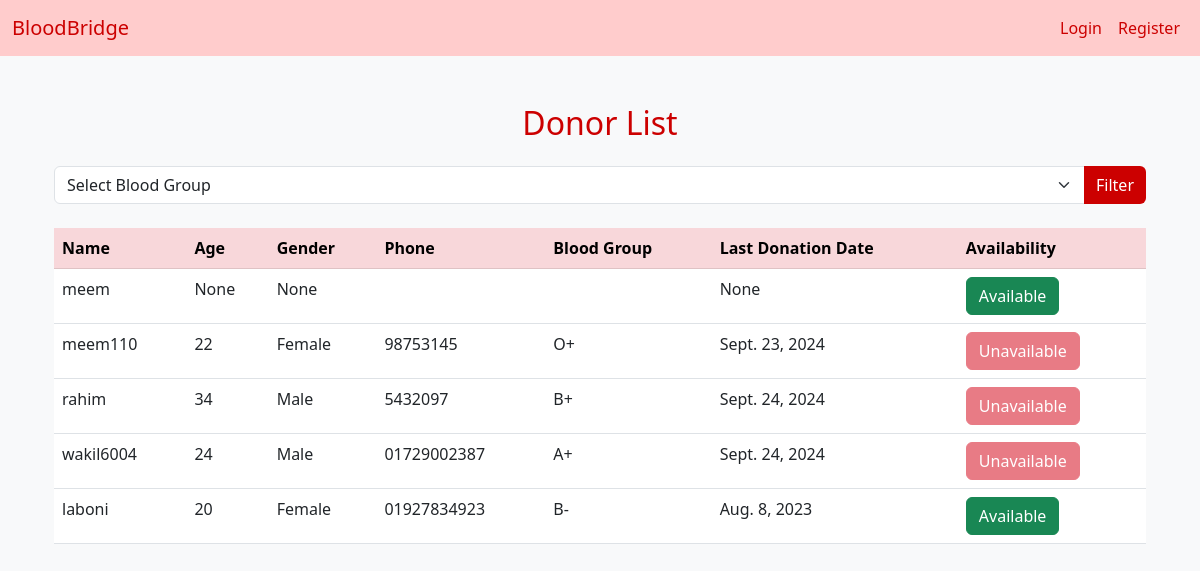
The app's page /request/donors/ with its own data.
### user/models.py (models this page shows, shortened)
class User(AbstractUser):
    phone = models.CharField(max_length=15, unique=True)
    blood_group = models.CharField(max_length=3, choices=BLOOD_GROUPS)
    last_donation_date = models.DateField(null=True, blank=True)
    age = models.PositiveIntegerField(null=True, blank=True)
    GENDER_CHOICES = (
        ('M', 'Male'),
        ('F', 'Female'),
    )
    gender = models.CharField(max_length=1, choices=GENDER_CHOICES, null=True, blank=True)
    groups = models.ManyToManyField(
        'auth.Group',
        related_name='custom_user_set',
        blank=True
    )
    user_permissions = models.ManyToManyField(
        'auth.Permission',
        related_name='custom_user_permissions_set',
        blank=True
    )
    @property
    def is_available(self):
        if not self.last_donation_date:
            return True  # If no donation has been made yet, the user is available
        return timezone.now().date() >= self.last_donation_date + timedelta(days=120)

### request/views.py (the view)
# urls.py: path('donors/', donor_list, name='donor_list'),
def donor_list(request):
    blood_group = request.GET.get('blood_group')
    if blood_group:
        donors = User.objects.filter(blood_group=blood_group, is_active=True)
    else:
        donors = User.objects.filter(is_active=True)
    return render(request, 'request/donor_list.html', {
        'donors': donors,
        'selected_group': blood_group,
        'BLOOD_GROUPS': BLOOD_GROUPS
    })

### request/templates/request/donor_list.html (shortened to what this page needs)
{% extends 'base.html' %}
{% block content %}
<div class="container mt-5">
    <h2 class="mb-4 text-center">Donor List</h2>
    <form method="GET" action="{% url 'donor_list' %}" class="mb-4">
        <div class="input-group">
            <select class="form-select" name="blood_group">
                <option value="">Select Blood Group</option>
            </select>
            <button type="submit" class="btn btn-primary">Filter</button>
        </div>
    </form>
    <table class="table table-hover">
        <thead class="table-danger">
            <tr>
                <th scope="col">Name</th>
                <th scope="col">Age</th>
                <th scope="col">Gender</th>
                <th scope="col">Phone</th>
                <th scope="col">Blood Group</th>
                <th scope="col">Last Donation Date</th>
                <th scope="col">Availability</th>
            </tr>
        </thead>
        <tbody>
            {% for donor in donors %}
            <tr>
                <td>{{ donor.username }}</td>
                <td>{{ donor.age }}</td>
                <td>{{ donor.get_gender_display }}</td>
                <td>{{ donor.phone }}</td>
                <td>{{ donor.blood_group }}</td>
                <td>{{ donor.last_donation_date }}</td>
								<td>
									{% if donor.is_available %}
											<button class="btn btn-success">Available</button>
									{% else %}
											<button class="btn btn-danger" disabled>Unavailable</button>
									{% endif %}
							</td>
            </tr>
            {% endfor %}
        </tbody>
    </table>
</div>
{% endblock %}

### templates/base.html (style rules this page uses)
body { background-color: #f8f9fa; }
.container { margin-top: 20px; }
h2 { color: #cc0000; }
.btn-primary { background-color: #cc0000; border: none; }

### records on screen
User: username "meem", age "None", gender "None", last_donation_date "None", shows "Available"
User: username "meem110", age "22", gender "Female", phone "98753145", blood_group "O+", last_donation_date "Sept. 23, 2024", shows "Unavailable"
User: username "rahim", age "34", gender "Male", phone "5432097", blood_group "B+", last_donation_date "Sept. 24, 2024", shows "Unavailable"
User: username "wakil6004", age "24", gender "Male", phone "01729002387", blood_group "A+", last_donation_date "Sept. 24, 2024", shows "Unavailable"
User: username "laboni", age "20", gender "Female", phone "01927834923", blood_group "B-", last_donation_date "Aug. 8, 2023", shows "Available"
